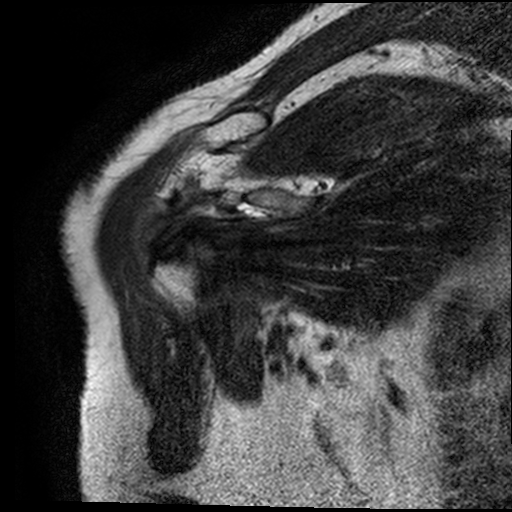
#> input picture images/1_0090.png, 512 x 512 px; its folder holds only this picture in this run
$ python hough_transform.py
#> lines starting #> are read from the running program, lines starting #| are printed output that depends on the picture; after the words box and inside, x2 and y2 are one past the last pixel; in counts of white or black regions, pixels touching at a corner belong together
import cv2
import numpy as np
import os

path = './images'
for images in os.listdir(path):
    result = 'res_'+str(images)
    inputImage = cv2.imread('./images/'+str(images),1)
#> inputImage is the input picture: shape (512, 512, 3); min 0, max 255, mean 60.5
    inputImageGray = cv2.cvtColor(inputImage, cv2.COLOR_BGR2GRAY)
    smoothImage = cv2.GaussianBlur(inputImageGray, (5, 5), 0)

    edges = cv2.Canny(smoothImage,150,200,apertureSize = 3)
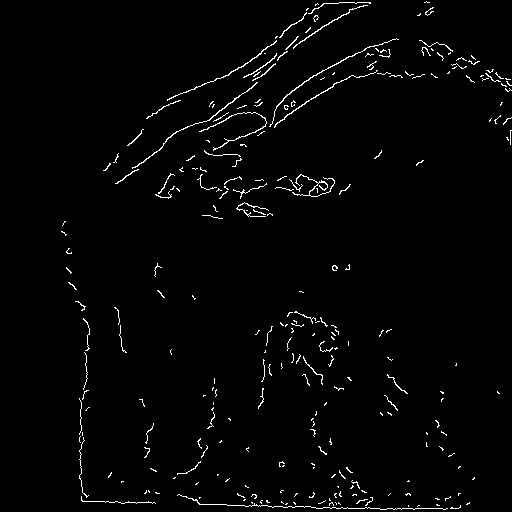
#> edges: shape (512, 512); 1.9% white in thin lines or dots, all inside (x1, y1, x2, y2) = (61, 1, 512, 510)
    minLineLength = 1000
    maxLineGap = 5
    lines = cv2.HoughLinesP(edges,cv2.HOUGH_PROBABILISTIC, np.pi/180, 30, minLineLength,maxLineGap)
#> lines = 96 rows, first 6: [415, 508, 442, 508], [274, 506, 282, 506], [271, 45, 276, 40], [337, 18, 346, 13], [88, 501, 104, 501], [212, 126, 229, 117]
    for m in range(0, len(lines)):
        for m1,n1,m2,n2 in lines[m]:
            pts = np.array([[m1, n1 ], [m2 , n2]], np.int32)
            cv2.polylines(inputImage, [pts], True, (0,255,0))
#> this loop made 96 passes
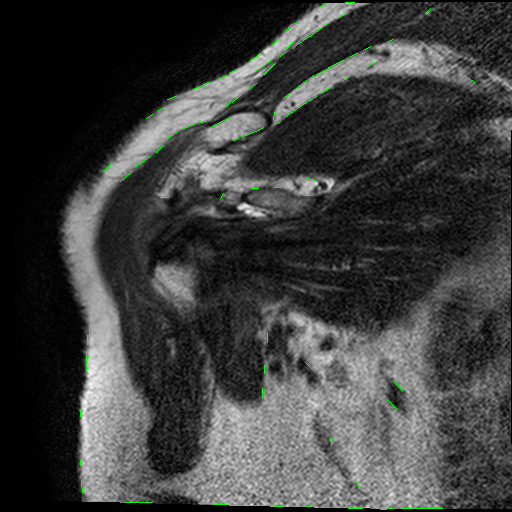
#> inputImage: shape (512, 512, 3); 0.35% of pixels changed, all inside (x1, y1, x2, y2) = (80, 2, 475, 510)

    path_1 = './hough_res'
    cv2.imwrite(os.path.join(path_1, result), inputImage)
    cv2.imshow("Resultant Image", inputImage)
    cv2.waitKey(0)
    cv2.destroyAllWindows()

$ run again, on images/1_0094.png
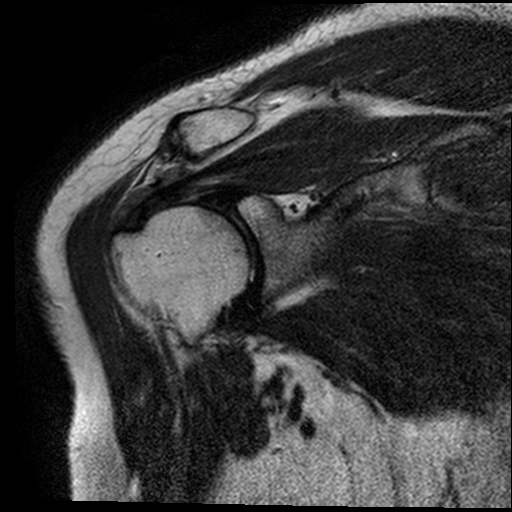
#> input picture images/1_0094.png, 512 x 512 px
#> inputImage is the input picture: shape (512, 512, 3); min 0, max 255, mean 55.9
#> `edges = cv2.Canny(smoothImage,150,200,apertureSize = 3)`:
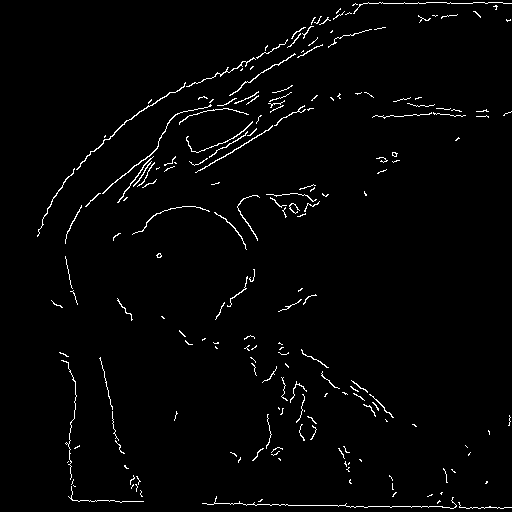
#> edges: shape (512, 512); 2% white in thin lines or dots
#> lines = 126 rows, first 6: [122, 501, 143, 501], [292, 505, 337, 505], [451, 3, 472, 3], [405, 3, 417, 3], [159, 99, 167, 95], [106, 189, 133, 167]
#> the loop `for m in range(0, len(lines)):` made 126 passes
#> after the loop `for m in range(0, len(lines)):`:
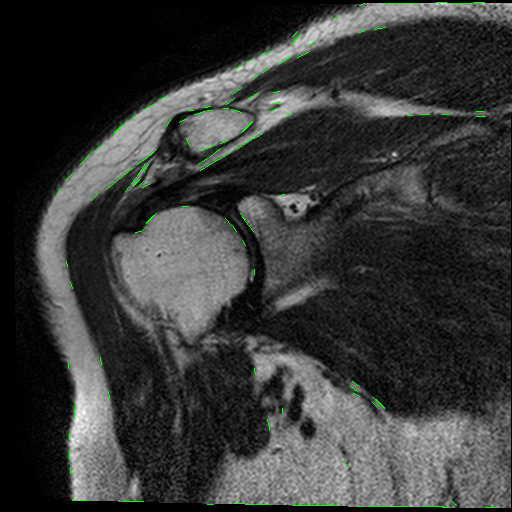
#> inputImage: shape (512, 512, 3); 0.45% of pixels changed, all inside (x1, y1, x2, y2) = (56, 2, 497, 508)

$ run again, on images/1_0095.png
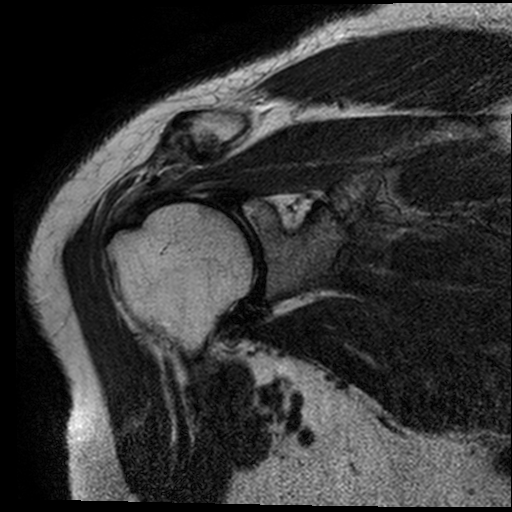
#> input picture images/1_0095.png, 512 x 512 px
#> inputImage is the input picture: shape (512, 512, 3); min 0, max 255, mean 52.1
#> `edges = cv2.Canny(smoothImage,150,200,apertureSize = 3)`:
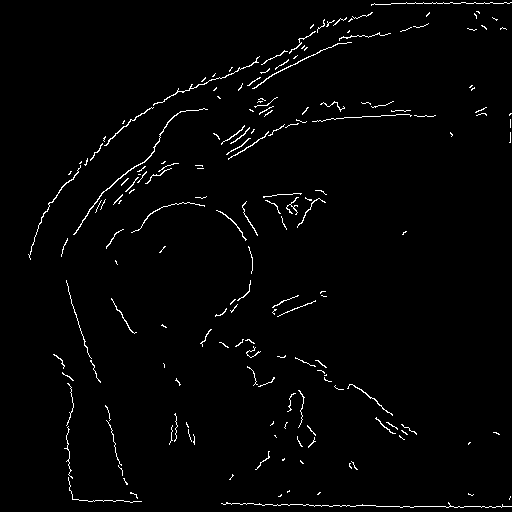
#> edges: shape (512, 512); 1.8% white in thin lines or dots
#> lines = 104 rows, first 6: [376, 506, 399, 506], [72, 499, 78, 499], [414, 506, 442, 506], [466, 3, 473, 3], [72, 304, 78, 323], [232, 503, 239, 503]
#> the loop `for m in range(0, len(lines)):` made 104 passes
#> after the loop `for m in range(0, len(lines)):`:
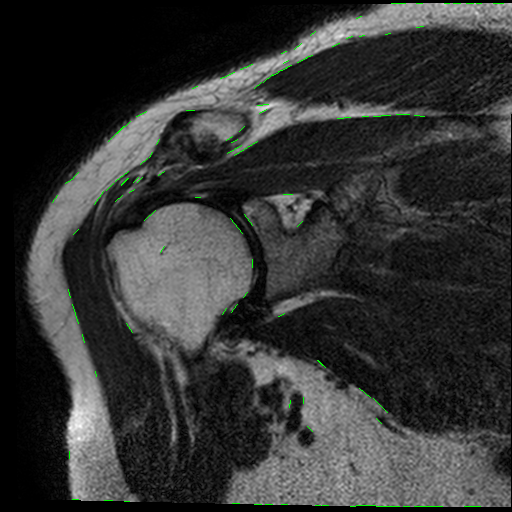
#> inputImage: shape (512, 512, 3); 0.36% of pixels changed, all inside (x1, y1, x2, y2) = (52, 3, 504, 507)

$ run again, on images/1_0096.png
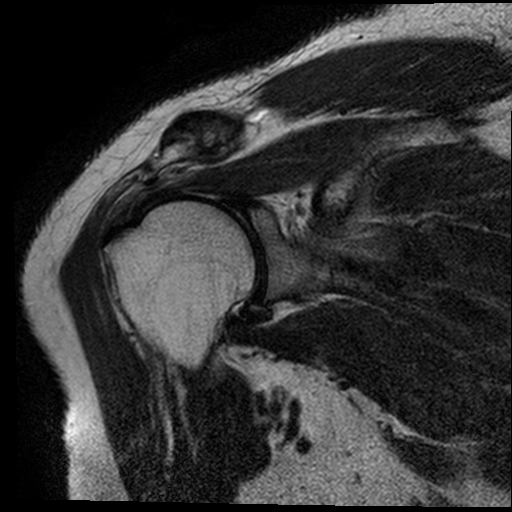
#> input picture images/1_0096.png, 512 x 512 px
#> inputImage is the input picture: shape (512, 512, 3); min 0, max 255, mean 50.2
#> `edges = cv2.Canny(smoothImage,150,200,apertureSize = 3)`:
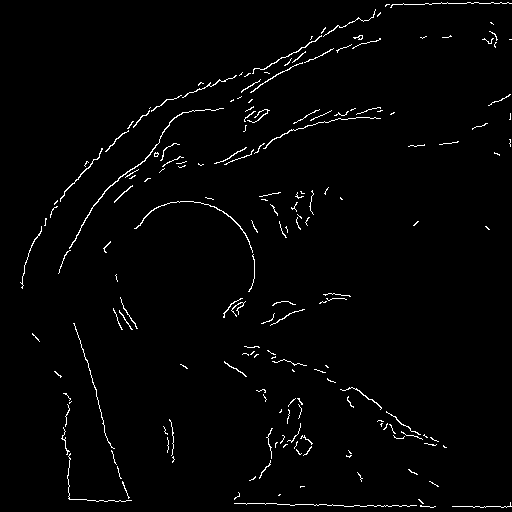
#> edges: shape (512, 512); 1.8% white in thin lines or dots
#> lines = 104 rows, first 6: [234, 503, 245, 503], [266, 503, 276, 503], [295, 504, 313, 504], [120, 177, 132, 168], [392, 4, 402, 4], [286, 56, 291, 54]
#> the loop `for m in range(0, len(lines)):` made 104 passes
#> after the loop `for m in range(0, len(lines)):`:
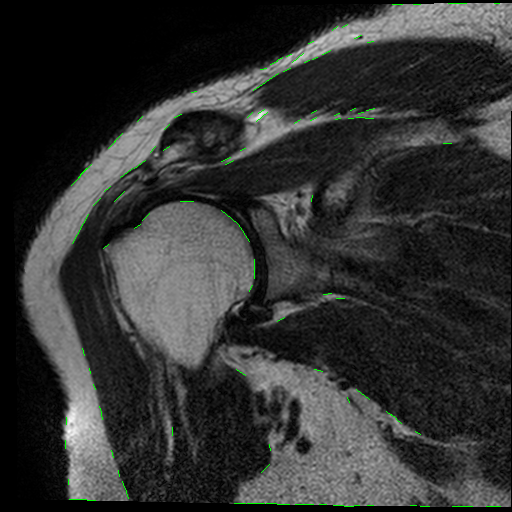
#> inputImage: shape (512, 512, 3); 0.37% of pixels changed, all inside (x1, y1, x2, y2) = (65, 3, 501, 507)

$ run again, on images/1_0091.png
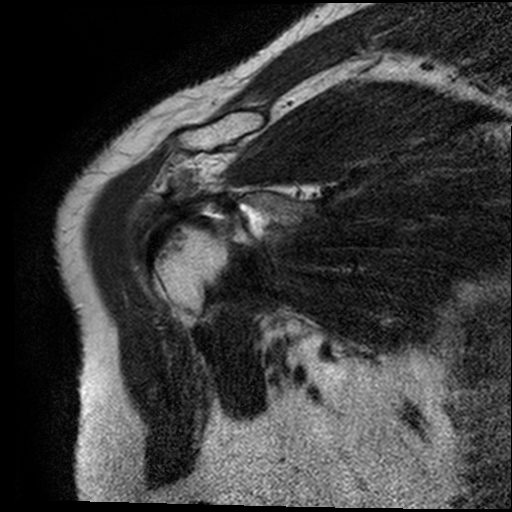
#> input picture images/1_0091.png, 512 x 512 px
#> inputImage is the input picture: shape (512, 512, 3); min 0, max 255, mean 58.1
#> `edges = cv2.Canny(smoothImage,150,200,apertureSize = 3)`:
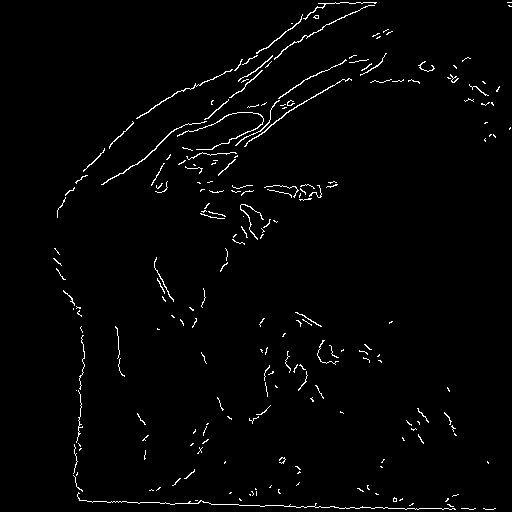
#> edges: shape (512, 512); 1.8% white in thin lines or dots, all inside (x1, y1, x2, y2) = (53, 2, 512, 510)
#> lines = 105 rows, first 6: [307, 506, 314, 506], [175, 503, 198, 503], [321, 507, 329, 507], [160, 102, 170, 97], [419, 508, 441, 508], [284, 114, 320, 92]
#> the loop `for m in range(0, len(lines)):` made 105 passes
#> after the loop `for m in range(0, len(lines)):`:
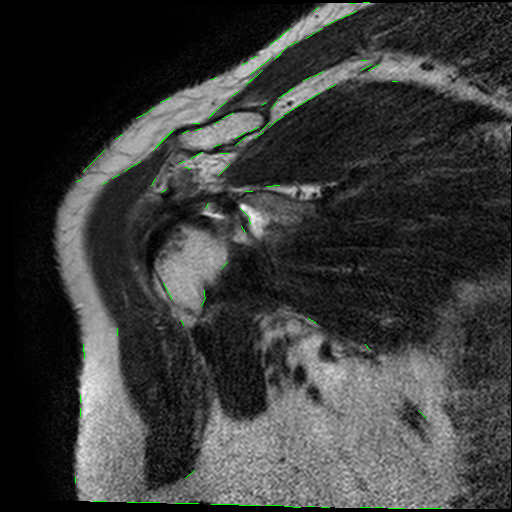
#> inputImage: shape (512, 512, 3); 0.41% of pixels changed, all inside (x1, y1, x2, y2) = (75, 2, 442, 509)
